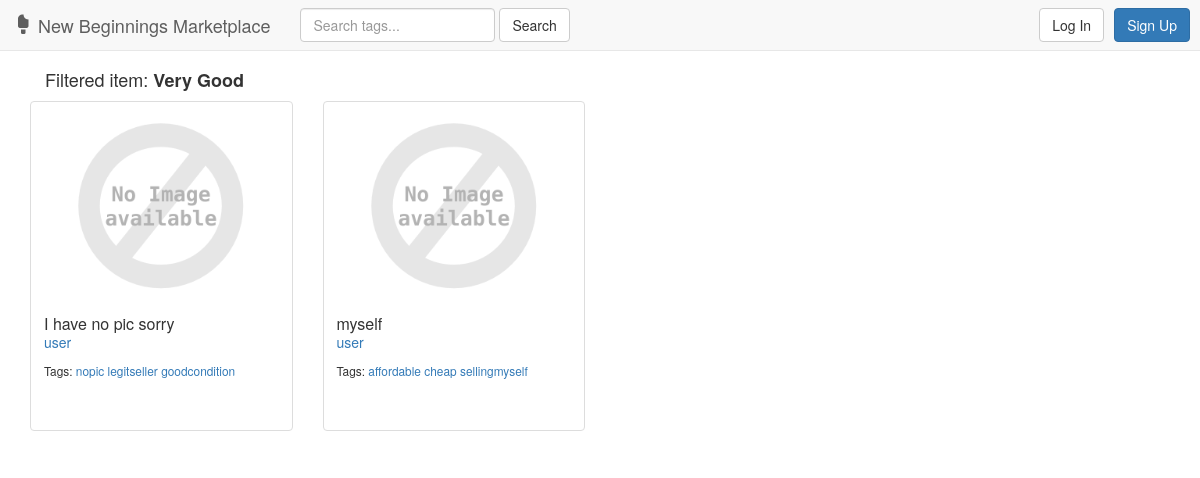
Screenshot of /results/condition/Very Good/ with the database file from the repository.
### marketplace/models.py (models this page shows, shortened)
class Post(models.Model):
    user = models.ForeignKey(User, on_delete=models.CASCADE)
    image = models.ImageField(upload_to='marketplace/static/marketplace/img/', blank=True, default='marketplace/static/marketplace/img/def/default.png')
    name = models.CharField(max_length=25)
    condition = models.CharField(max_length=50)
    quantity = models.PositiveIntegerField(default=1, validators=[MinValueValidator(1)])
    CHOICES = (
        ('Academic', 'Academic'),
        ('Office', 'Office'),
    )
    type = models.CharField(max_length=8, choices=CHOICES)
    course = models.CharField(max_length=20, blank=True)
    tags = TaggableManager(blank=True)

### marketplace/views.py (the view)
# urls.py: url(r'^results/condition/(?P<condition_name>[-\w ]+)/$', views.condresults, name='condresults'),
def condresults(request, condition_name):
    postobj = Post.objects.filter(condition=condition_name)
    if request.method == 'POST':
        regform = RegistrationForm(request.POST)
        postform = PostForm(request.POST, request.FILES)
        if regform.is_valid():
            regform.save()
            return redirect('/')
        elif request.user.is_authenticated():
            if postform.is_valid():
                obj = postform.save(commit=False)
                obj.user = request.user
                obj.image = postform.cleaned_data['image']
                obj.save()
                postform.save_m2m()
                return redirect('/')
        else:
            postform = PostForm()
            regform = RegistrationForm()
            context = {
                'query_item': condition_name,
                'post': postobj,
                'regform': regform,
                'postform': postform,
            }
            return login(request, context, template_name='marketplace/err.html')
    else:
        regform = RegistrationForm()
        postform = PostForm()
        context = {
            'query_item': condition_name,
            'post': postobj,
            'regform': regform,
            'postform': postform,
        }
        return render(request, 'marketplace/results.html', context)

### marketplace/forms.py (shortened to what this page needs)
class RegistrationForm(UserCreationForm):
    first_name = forms.CharField(required=True)
    last_name = forms.CharField(required=True)
    degree_or_office = forms.CharField(required=True)
    class Meta:
        model = User
        fields = (
            'username',
            'first_name',
            'last_name',
            'password1',
            'password2',
            'degree_or_office',
        )

class PostForm(forms.ModelForm):
    name = forms.CharField(required=True)
    condition = forms.CharField(required=True)
    type = forms.ChoiceField(choices=Post.CHOICES, required=True)
    quantity = forms.IntegerField(required=True, initial='1', min_value=1)
    class Meta:
        model = Post
        fields = (
            'image',
            'name',
            'condition',
            'quantity',
            'type',
            'course',
            'tags',
        )

### marketplace/templates/marketplace/results.html (shortened to what this page needs)
{% extends 'marketplace/includes/header.html' %}
{% block body %}
    <div class="container">
        <div class="col-md-12 col-sm-12" >
            <h4>Filtered item: <strong>{{ query_item }}</strong></h4>
        </div>
        <div class="row">
            {% for p in post %}
                <div class="col-sm-6 col-md-3">
                        <div class="thumbnail">
                            <a data-toggle="modal" data-target="#postModal{{ p.id }}" href="javascript:void(0);"><img src="{{ p.image.url }}" style="height:200px;"></a>
                            <div class="caption" style="height: 120px;">
                                <h3 class="panel-title"><a data-toggle="modal" data-target="#postModal{{ p.id }}" href="javascript:void(0);">{{ p.name }}</a></h3>
                                <p><a href="{% url 'marketplace:userdetails' p.user.id %}">
                                    {{ p.user }}
                                </a></p>
                                <p><small>Tags:
                                    {% for t in p.tags.all %}
                                        <a href="{% url 'marketplace:tagresults' t.name %}">{{ t.name }}</a>
                                    {% endfor %}
                                </small></p>
                            </div>
                        </div>
                    </div>
            {% endfor %}
        </div>
    </div>
{% endblock %}

### rows the page displays
Post: image (placeholder picture), name "I have no pic sorry", user "user"
Tag: name "nopic"
Tag: name "legitseller"
Tag: name "goodcondition"
Post: image (placeholder picture), name "myself", user "user"
Tag: name "affordable"
Tag: name "cheap"
Tag: name "sellingmyself"

### other values shown
{{ query_item }} "Very Good"
